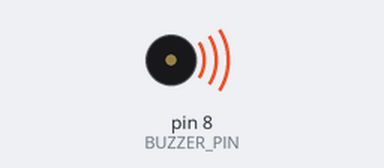
The sketch below on a simulated Arduino Uno, built with avr-gcc and run on an emulated ATmega328P. Shown: buzzer (waves = sounding, pin HIGH). What the sketch prints to the serial monitor is not drawn.

Above: at 0.2 s.
Timing chart, 0 to 3.0 s (numbered marks = the images above):
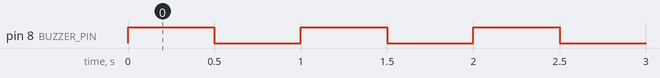

Measured:
- by itself, pin 8 (BUZZER_PIN): alternates HIGH for 0.50 s and LOW for 0.50 s

The sketch:

03_buzzer.ino
```cpp
// Use an active buzzer for simple on/off tones. A passive piezo uses tone().
#if defined(ESP8266)
const uint8_t BUZZER_PIN = 14; // GPIO14 / NodeMCU D5
#else
const uint8_t BUZZER_PIN = 8;
#endif
const bool PASSIVE_BUZZER = false;

void setup() {
  pinMode(BUZZER_PIN, OUTPUT);
  Serial.begin(9600);
}

void loop() {
  if (PASSIVE_BUZZER) tone(BUZZER_PIN, 1000);
  else digitalWrite(BUZZER_PIN, HIGH);
  Serial.println("Buzzer ON");
  delay(500);
  if (PASSIVE_BUZZER) noTone(BUZZER_PIN);
  else digitalWrite(BUZZER_PIN, LOW);
  Serial.println("Buzzer OFF");
  delay(500);
}
```
